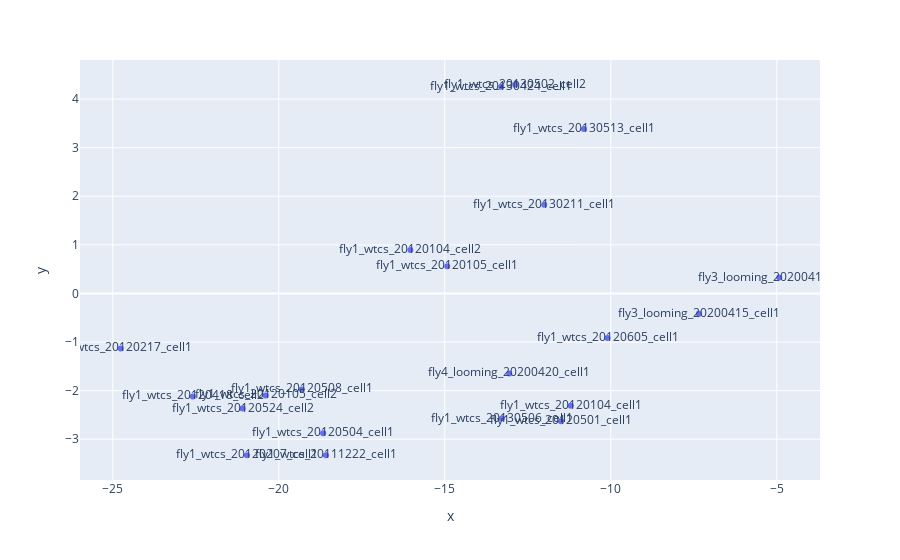

Notebook code for this chart:
### Code cell
# simpler versionf or first look
import plotly.express as px
px.scatter(x=saccAmp_dict, y=polAmp_dict, text=list(saccAmp_dict.keys()))

### Figure 1 — Plotly figure (JSON) as saved in the notebook; plotly's stock layout.template omitted (floating-point values rounded to 4 significant figures)
{"data": [{"hovertemplate": "x=%{x}<br>y=%{y}<br>text=%{text}<extra></extra>", "legendgroup": "", "marker": {"color": "#636efa", "symbol": "circle"}, "mode": "markers+text", "name": "", "orientation": "v", "showlegend": false, "text": ["fly1_wtcs_20111222_cell1", "fly1_wtcs_20120104_cell1", "fly1_wtcs_20120104_cell2", "fly1_wtcs_20120105_cell1", "fly1_wtcs_20120105_cell2", "fly1_wtcs_20120207_cell1", "fly1_wtcs_20120217_cell1", "fly1_wtcs_20120418_cell2", "fly1_wtcs_20120501_cell1", "fly1_wtcs_20120504_cell1", "fly1_wtcs_20120508_cell1", "fly1_wtcs_20120524_cell2", "fly1_wtcs_20120605_cell1", "fly1_wtcs_20130211_cell1", "fly1_wtcs_20130424_cell1", "fly1_wtcs_20130502_cell2", "fly1_wtcs_20130506_cell1", "fly1_wtcs_20130513_cell1", "fly4_looming_20200420_cell1", "fly3_looming_20200415_cell1", "fly3_looming_20200417_cell1"], "type": "scatter", "x": [-18.58, -11.21, -16.04, -14.93, -20.4, -20.96, -24.76, -22.59, -11.5, -18.66, -19.31, -21.09, -10.1, -12.0, -13.3, -12.88, -13.28, -10.81, -13.06, -7.346, -4.925], "xaxis": "x", "y": [-3.327, -2.309, 0.8925, 0.5604, -2.099, -3.33, -1.133, -2.119, -2.63, -2.878, -1.976, -2.369, -0.9158, 1.825, 4.253, 4.295, -2.575, 3.383, -1.645, -0.4161, 0.3276], "yaxis": "y"}], "layout": {"legend": {"tracegroupgap": 0}, "margin": {"t": 60}, "xaxis": {"anchor": "y", "domain": [0, 1], "title": {"text": "x"}}, "yaxis": {"anchor": "x", "domain": [0, 1], "title": {"text": "y"}}}}
